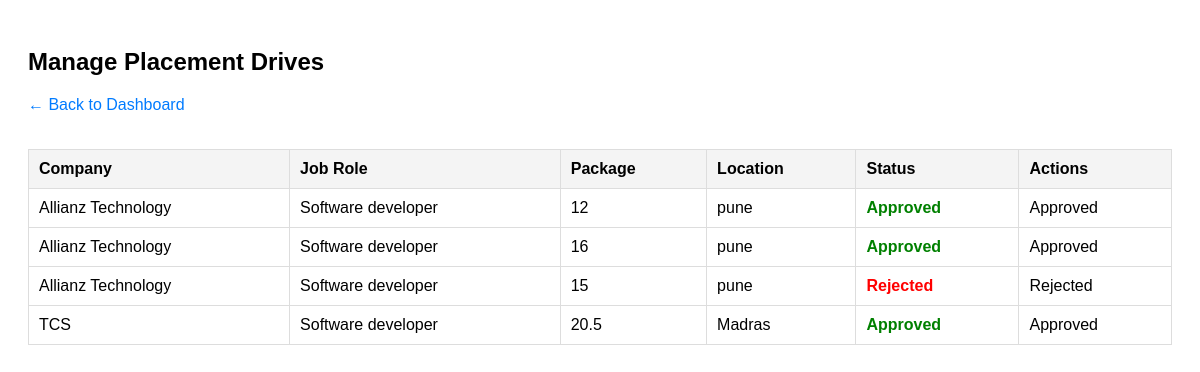
Screenshot of /admin_drives (signed in) with the database file from the repository.
### models.py (models this page shows, shortened)
class Drive(db.Model):
    id = db.Column(db.Integer, primary_key=True)
    company_id = db.Column(db.Integer, db.ForeignKey("company.id"))
    job_role = db.Column(db.String(120))
    description = db.Column(db.Text)
    package = db.Column(db.String(50))
    location = db.Column(db.String(120))
    eligibility = db.Column(db.String(100))
    drive_type = db.Column(db.String(50))
    deadline = db.Column(db.Date)
    approval_status = db.Column(db.String(20), default="Pending")
    drive_status = db.Column(db.String(20), default="Closed")
    company = db.relationship('Company', backref='drives')

class Company(UserMixin, db.Model):
    id = db.Column(db.Integer, primary_key=True)
    company_name = db.Column(db.String(150), nullable=False)
    hr_name = db.Column(db.String(120))
    email = db.Column(db.String(120), unique=True)
    password = db.Column(db.String(200))
    website = db.Column(db.String(200))
    industry = db.Column(db.String(100))
    approval_status = db.Column(db.String(20), default="Pending")
    blacklisted = db.Column(db.Boolean, default=False)
    role = "company"

### app.py (the view)
@app.route("/admin_drives")
@login_required
def admin_drives():
    if current_user.role != "admin":
        return redirect(url_for("dashboard"))
    drives = Drive.query.all()
    return render_template("admin_drives.html", drives=drives)

### app.py (called while the page is built)
@login_manager.user_loader
def load_user(user_id):
    if user_id.startswith("user_"):
        return db.session.get(User, int(user_id.split("_")[1]))
    if user_id.startswith("company_"):
        return db.session.get(Company, int(user_id.split("_")[1]))
    return None

### templates/admin_drives.html (shortened to what this page needs)
<!DOCTYPE html>
<html lang="en">
<head>
</head>
<body>
    <h2>Manage Placement Drives</h2>
    <a href="{{ url_for('dashboard') }}" class="back">← Back to Dashboard</a>
    <table>
        <thead>
            <tr>
                <th>Company</th>
                <th>Job Role</th>
                <th>Package</th>
                <th>Location</th>
                <th>Status</th>
                <th>Actions</th>
            </tr>
        </thead>
        <tbody>
            {% for drive in drives %}
            <tr>
                <td>{{ drive.company.company_name }}</td>
                <td>{{ drive.job_role }}</td>
                <td>{{ drive.package }}</td>
                <td>{{ drive.location }}</td>
                <td class="status-{{ drive.approval_status|lower }}">{{ drive.approval_status }}</td>
                <td>
                    {% if drive.approval_status == 'Pending' %}
                        <a href="{{ url_for('approve_drive', id=drive.id) }}" class="btn approve">Approve</a>
                        <a href="{{ url_for('reject_drive', id=drive.id) }}" class="btn reject">Reject</a>
                    {% else %}
                        <span>{{ drive.approval_status }}</span>
                    {% endif %}
                </td>
            </tr>
            {% endfor %}
        </tbody>
    </table>
</body>
</html>

### templates/admin_drives.html (style rules this page uses)
body { font-family: sans-serif; padding: 20px; }
table { width: 100%; border-collapse: collapse; margin-top: 20px; }
th, td { border: 1px solid #ddd; padding: 10px; text-align: left; }
th { background-color: #f4f4f4; }
.back { display: inline-block; margin-bottom: 15px; text-decoration: none; color: #007bff; }
.status-approved { color: green; font-weight: bold; }
.status-rejected { color: red; font-weight: bold; }

### rows the page displays
Drive: company.company_name "Allianz Technology", job_role "Software developer", package "12", location "pune", approval_status "Approved"
Drive: company.company_name "Allianz Technology", job_role "Software developer", package "16", location "pune", approval_status "Approved"
Drive: company.company_name "Allianz Technology", job_role "Software developer", package "15", location "pune", approval_status "Rejected"
Drive: company.company_name "TCS", job_role "Software developer", package "20.5", location "Madras", approval_status "Approved"
